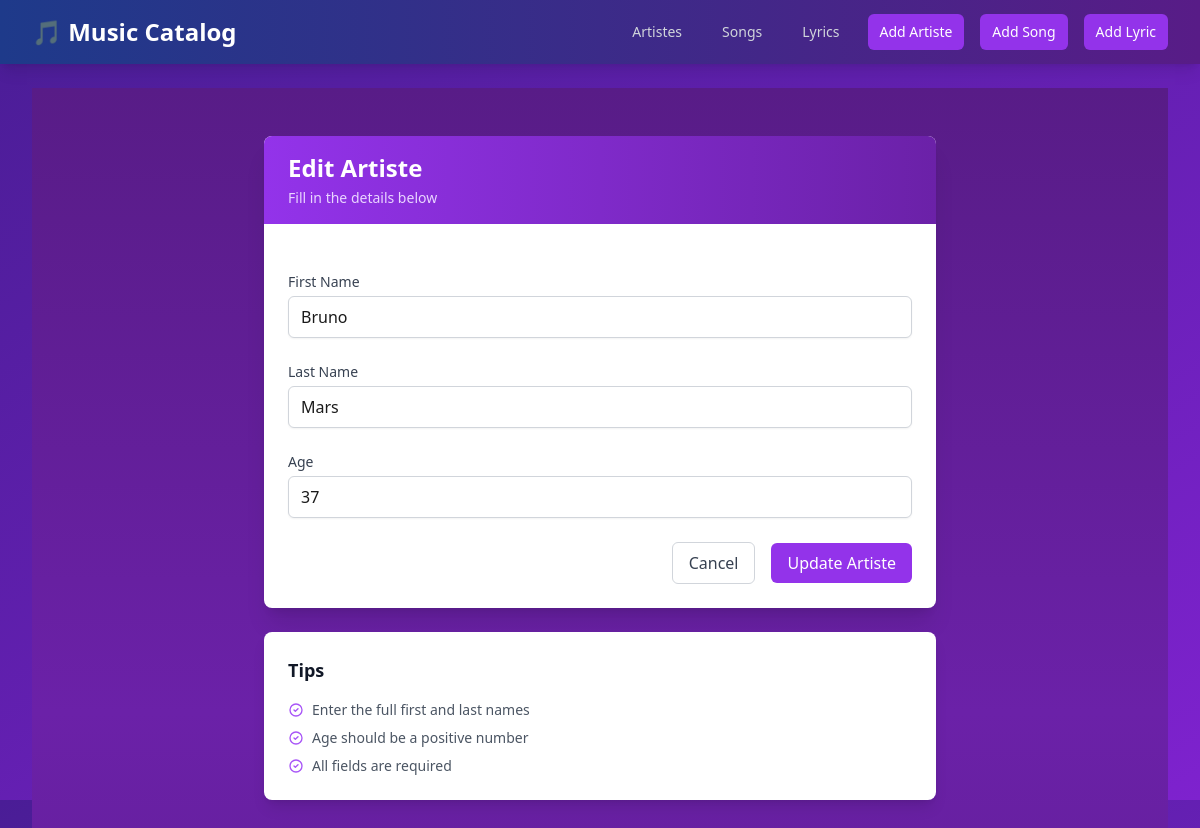
Screenshot of /artistes/5/update/ with the database file from the repository.
### catalog_app/models.py (models this page shows, shortened)
class Artiste(models.Model):
    first_name = models.CharField(max_length=100)
    last_name = models.CharField(max_length=100)
    age = models.PositiveIntegerField()
    date_created = models.DateTimeField(auto_now_add=True)

### catalog_app/views.py (the view)
# urls.py: path('artistes/<int:pk>/update/', views.ArtisteUpdateView.as_view(), name='artiste_update'),
class ArtisteUpdateView(UpdateView):
    model = Artiste
    form_class = ArtisteForm
    template_name = 'catalog_app/artiste_form.html'
    success_url = reverse_lazy('artiste_list')

### catalog_app/forms.py
class ArtisteForm(forms.ModelForm):
    class Meta:
        model = Artiste
        fields = ['first_name', 'last_name', 'age']
        widgets = {
            'first_name': forms.TextInput(attrs={'class': 'form-input'}),
            'last_name': forms.TextInput(attrs={'class': 'form-input'}),
            'age': forms.NumberInput(attrs={'class': 'form-input'}),
        }

### catalog_app/templatetags/form_tags.py (called while the page is built)
@register.filter(name='addclass')
def addclass(field, css_class):
    return field.as_widget(attrs={'class': css_class})

### catalog_app/templates/catalog_app/artiste_form.html (shortened to what this page needs)
{% extends 'base.html' %}
{% load form_tags %}
{% block content %}
<div class="min-h-screen bg-gradient-to-b from-purple-900 via-purple-800 to-purple-900 py-12 px-4 sm:px-6 lg:px-8">
    <div class="max-w-2xl mx-auto">
        <div class="bg-white rounded-lg shadow-xl overflow-hidden">
            <div class="bg-gradient-to-r from-purple-600 to-purple-800 px-6 py-4">
                <h1 class="text-2xl font-bold text-white">
                    {% if form.instance.pk %}
                        Edit Artiste
                    {% else %}
                        Add New Artiste
                    {% endif %}
                </h1>
                <p class="text-purple-200 text-sm mt-1">Fill in the details below</p>
            </div>
            <div class="p-6">
                <form method="post" class="space-y-6">
                    <div class="space-y-6">
                        <div>
                            <label for="{{ form.first_name.id_for_label }}" class="block text-sm font-medium text-gray-700">First Name</label>
                            <div class="mt-1">
                                {{ form.first_name|addclass:"block w-full px-3 py-2 border border-gray-300 rounded-md shadow-sm focus:outline-none focus:ring-purple-500 focus:border-purple-500" }}
                            </div>
                        </div>
                        <div>
                            <label for="{{ form.last_name.id_for_label }}" class="block text-sm font-medium text-gray-700">Last Name</label>
                            <div class="mt-1">
                                {{ form.last_name|addclass:"block w-full px-3 py-2 border border-gray-300 rounded-md shadow-sm focus:outline-none focus:ring-purple-500 focus:border-purple-500" }}
                            </div>
                        </div>
                        <div>
                            <label for="{{ form.age.id_for_label }}" class="block text-sm font-medium text-gray-700">Age</label>
                            <div class="mt-1">
                                {{ form.age|addclass:"block w-full px-3 py-2 border border-gray-300 rounded-md shadow-sm focus:outline-none focus:ring-purple-500 focus:border-purple-500" }}
                            </div>
                        </div>
                    </div>
                    <div class="flex items-center justify-end space-x-4 mt-8">
                        <a href="{% url 'artiste_list' %}"
                           class="px-4 py-2 border border-gray-300 rounded-md text-gray-700 bg-white hover:bg-gray-50 focus:outline-none focus:ring-2 focus:ring-offset-2 focus:ring-purple-500 transition-all duration-200">
                            Cancel
                        </a>
                        <button type="submit"
                                class="px-4 py-2 bg-purple-600 text-white rounded-md hover:bg-purple-700 focus:outline-none focus:ring-2 focus:ring-offset-2 focus:ring-purple-500 transition-all duration-200">
                            {% if form.instance.pk %}Update{% else %}Create{% endif %} Artiste
                        </button>
                    </div>
                </form>
            </div>
        </div>
        <div class="mt-6 bg-white rounded-lg shadow-lg p-6">
            <h2 class="text-lg font-semibold text-gray-900 mb-4">Tips</h2>
            <ul class="space-y-2 text-sm text-gray-600">
                <li class="flex items-center">
                    <svg class="h-4 w-4 text-purple-500 mr-2" fill="none" stroke="currentColor" viewBox="0 0 24 24">
                        <path stroke-linecap="round" stroke-linejoin="round" stroke-width="2" d="M9 12l2 2 4-4m6 2a9 9 0 11-18 0 9 9 0 0118 0z"/>
                    </svg>
                    Enter the full first and last names
                </li>
                <li class="flex items-center">
                    <svg class="h-4 w-4 text-purple-500 mr-2" fill="none" stroke="currentColor" viewBox="0 0 24 24">
                        <path stroke-linecap="round" stroke-linejoin="round" stroke-width="2" d="M9 12l2 2 4-4m6 2a9 9 0 11-18 0 9 9 0 0118 0z"/>
                    </svg>
                    Age should be a positive number
                </li>
                <li class="flex items-center">
                    <svg class="h-4 w-4 text-purple-500 mr-2" fill="none" stroke="currentColor" viewBox="0 0 24 24">
                        <path stroke-linecap="round" stroke-linejoin="round" stroke-width="2" d="M9 12l2 2 4-4m6 2a9 9 0 11-18 0 9 9 0 0118 0z"/>
                    </svg>
                    All fields are required
                </li>
            </ul>
        </div>
    </div>
</div>
{% endblock %}

### catalog_app/templates/base.html (style rules this page uses)
body { background: linear-gradient(135deg, #4a1d96 0%, #7e22ce 100%); min-height: 100vh; margin: 0; color: #1a1a1a; }
body { background: linear-gradient(to bottom right, #4a1d96, #7e22ce); min-height: 100vh; }

### rows the page displays
Artiste: first_name "Bruno", last_name "Mars", age "37"
